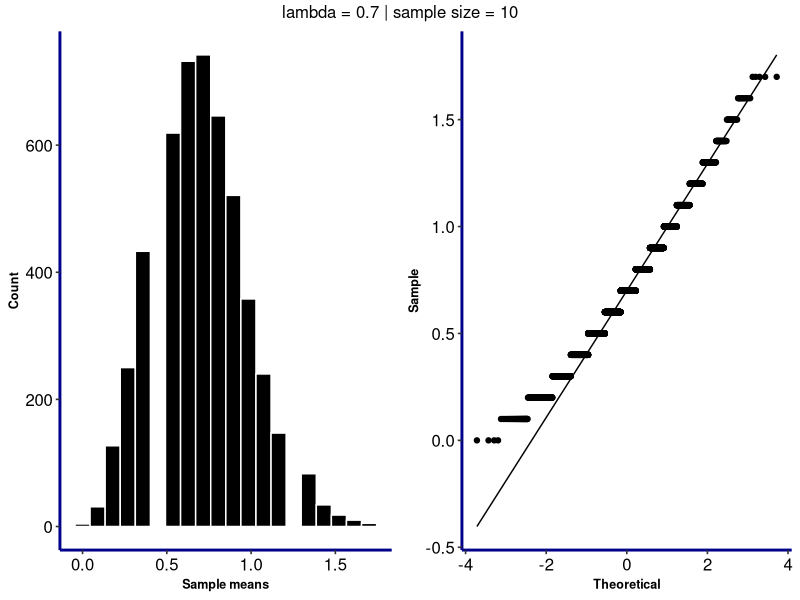
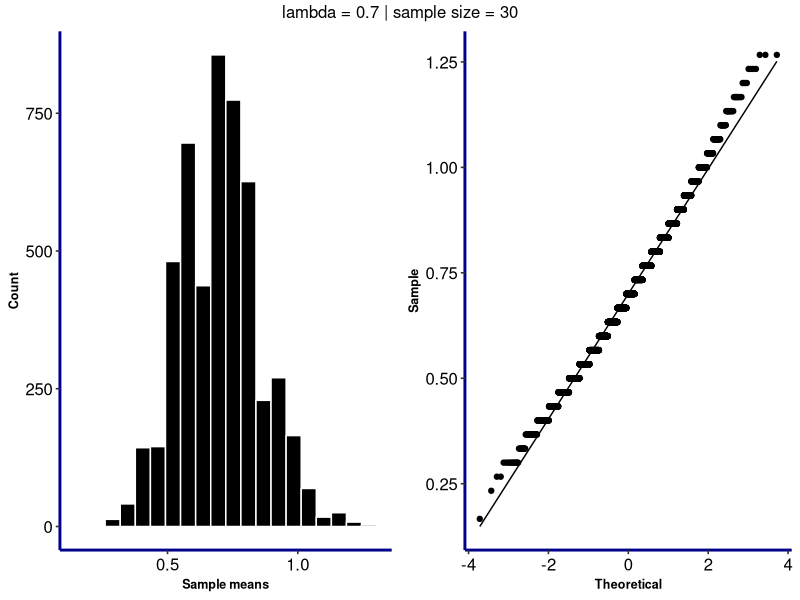
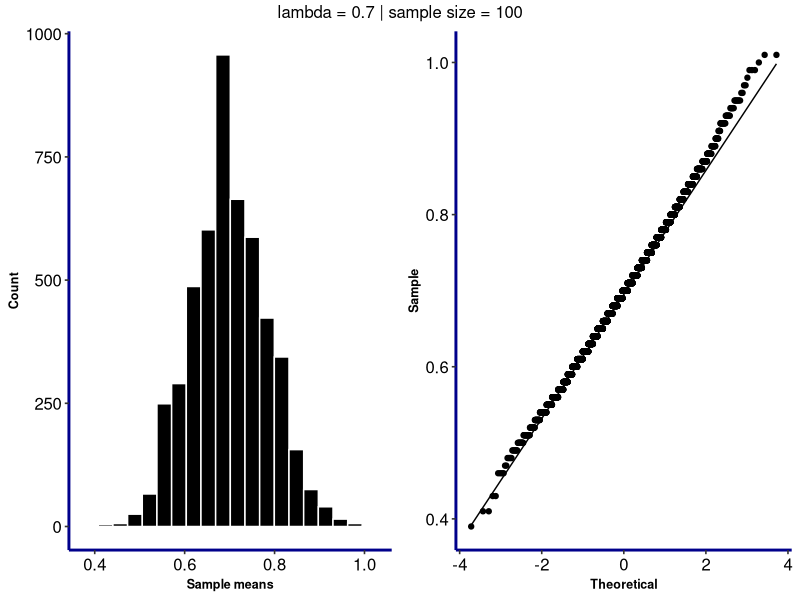
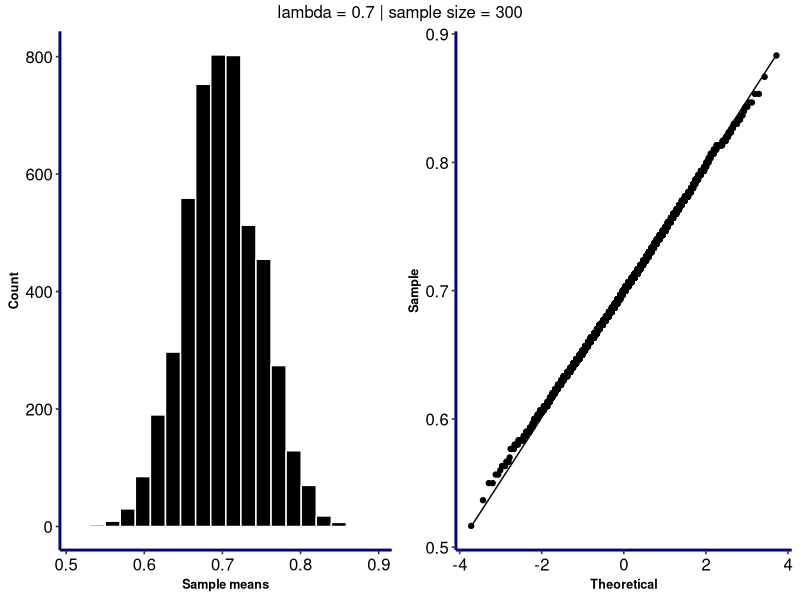
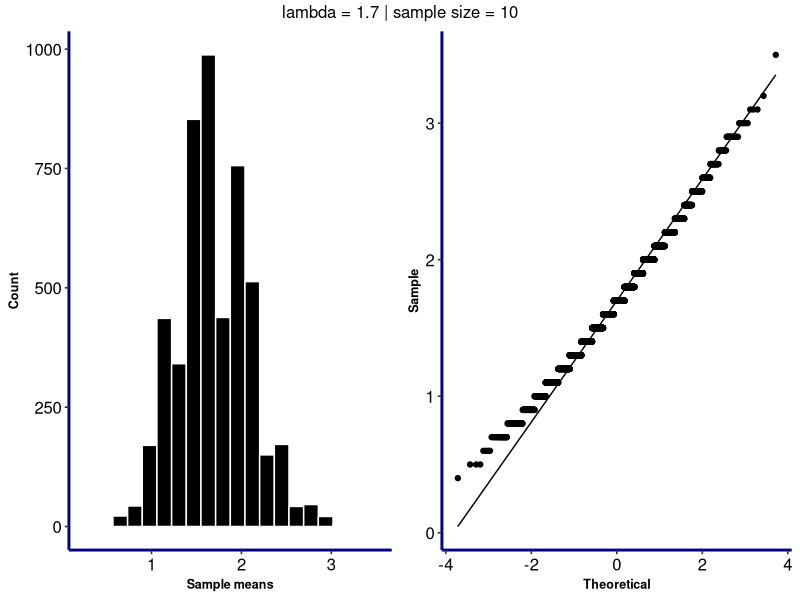
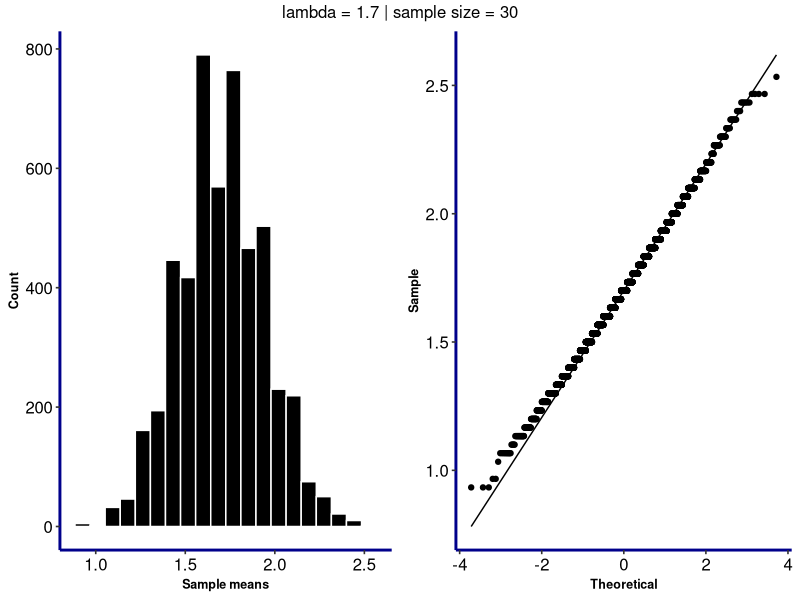
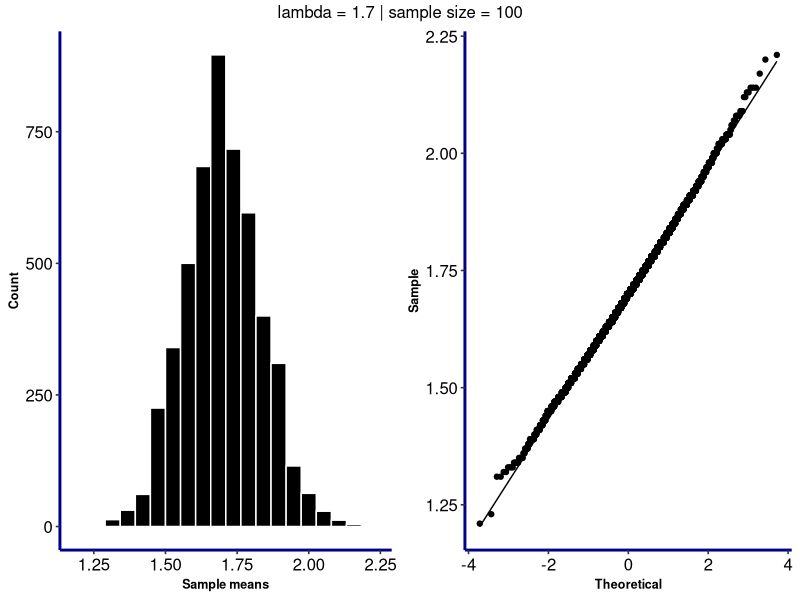
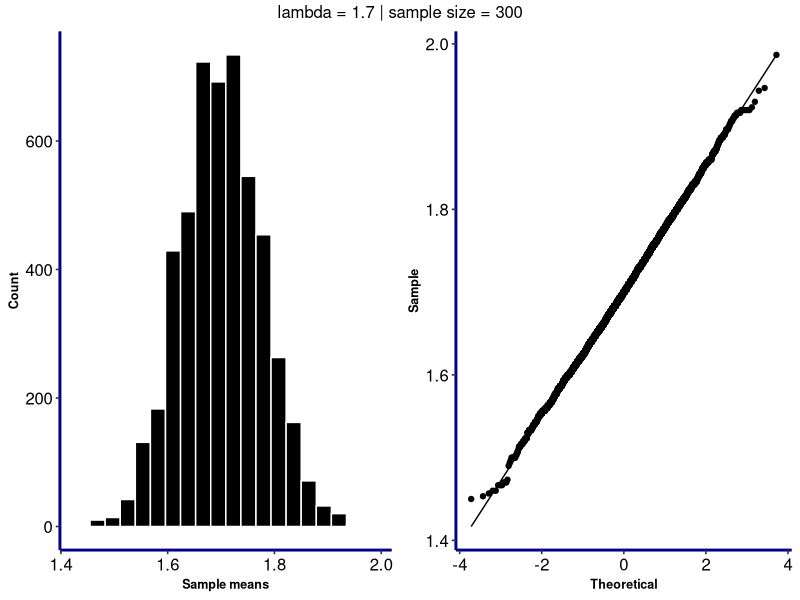

Source code (R) for these figures, in order:
## ---- chunk 1
knitr::opts_chunk$set(echo = TRUE)
library(ggplot2)
library(gridExtra)
library(reshape2)
library(ggpubr)
## ---- chunk 2
theme_set(theme_pubr())
problem_1 = function(lambda, sample_size, sim_size){
  samplings_mean_df = data.frame(smpl_mean=replicate(sim_size,mean(rpois(sample_size,lambda))))
  
  hist = ggplot(data=samplings_mean_df)+aes(x=smpl_mean)+
    geom_histogram(color = "white", fill = "black", bins = 20)+
    theme(legend.position = "none")+
    labs(x = "Sample means", y = "Count")+
    theme(axis.line = element_line(colour = "darkblue", size = 1, linetype = "solid"), axis.title.x = element_text(face="bold",size=9), axis.title.y = element_text(face="bold",size=9))
  
  qq = ggplot(samplings_mean_df, aes(sample = smpl_mean)) + 
    stat_qq() + stat_qq_line() + labs(x = "Theoretical", y = "Sample")+
    theme(axis.line = element_line(colour = "darkblue", size = 1, linetype = "solid"), axis.title.x = element_text(face="bold",size=9), axis.title.y = element_text(face="bold",size=9))

  return(list(hist, qq))
}

lambda_vals = c(0.7,1.7)
test_cases = c(10,30,100,300)

plots = list()
for (lambda in lambda_vals){
  for (test in test_cases){
    #plots = append(plots, grid.arrange(grobs = problem_1(lambda,test,5000),top = paste("lambda =",lambda,"| sample size =",test,sep = " "), ncol = 2))
    grid.arrange(grobs = problem_1(lambda,test,5000),top = paste("lambda =",lambda,"| sample size =",test,sep = " "), ncol = 2)
  }
}


## ---- chunk 3
head(JohnsonJohnson)
## ---- chunk 4
library(ggplot2)
library(ggpubr)
theme_set(theme_pubr())

problem_2 = function(){
  jj_earnings_df = data.frame(time = time(JohnsonJohnson), earnings = JohnsonJohnson)

  line = ggplot(data = jj_earnings_df, aes(x = time, y = earnings)) + 
  geom_line(color = "#00AFBB", size = 1)

  log = ggplot(data = jj_earnings_df, aes(x = time, y = earnings)) + 
  geom_line(color = "red", size = 1) + scale_y_continuous(trans = "log2")
  
  figure = ggarrange(line, log, ncol = 2, labels = c("Nomal Scale", "Y-Log Graph"))
  return(figure)
}
problem_2()
## ---- chunk 5
boxplot(weight~feed,data=chickwts,pch=20
        ,main = "chickwt data"
        ,ylab = "Weight at six weeks (gm)"
        ,xlab = "Feed Type")
## ---- chunk 6
library(ggplot2)
problem_3 = function(){
  chickwts_df = data.frame(chickwts)
  figure = ggplot(chickwts_df, aes(x = feed, y = weight, color = feed)) + geom_boxplot()
  return(figure)
}
problem_3()
## ---- chunk 7
head(EuStockMarkets)
## ---- chunk 8
## write your R-function for problem 4 here
##
##
